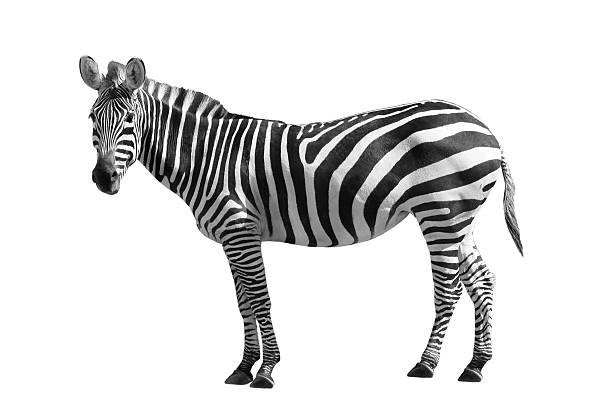
#> input picture Images/zebra.jpg, 612 x 408 px
$ python negative.py
#> lines starting #> are read from the running program, lines starting #| are printed output that depends on the picture
import cv2
import matplotlib.pyplot as plt

imgpath = "../Images/zebra.jpg"

gray = cv2.imread(imgpath, 0)
#> gray is the input picture: shape (408, 612); min 0, max 255, mean 218.6
gray_negative = abs(255-gray)
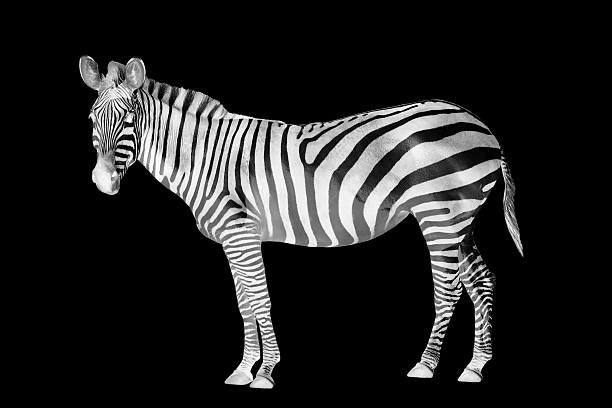
#> gray_negative: shape (408, 612); min 0, max 255, mean 36.4
imgs = [gray,gray_negative]
title = ['original', 'negative']


cv2.imwrite("../Images/zebra_negative.jpg",gray_negative)
plt.subplot(2, 2, 1)
plt.title(title[0])
plt.imshow(imgs[0],cmap='gray')
plt.xticks([])
plt.yticks([])

plt.subplot(2, 2, 2)
plt.title(title[1])
plt.imshow(imgs[1], cmap='gray')
plt.xticks([])
plt.yticks([])


plt.show()
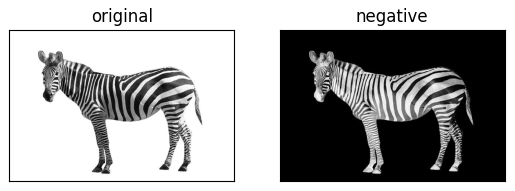
#> figure drawn by matplotlib, 2 panels
